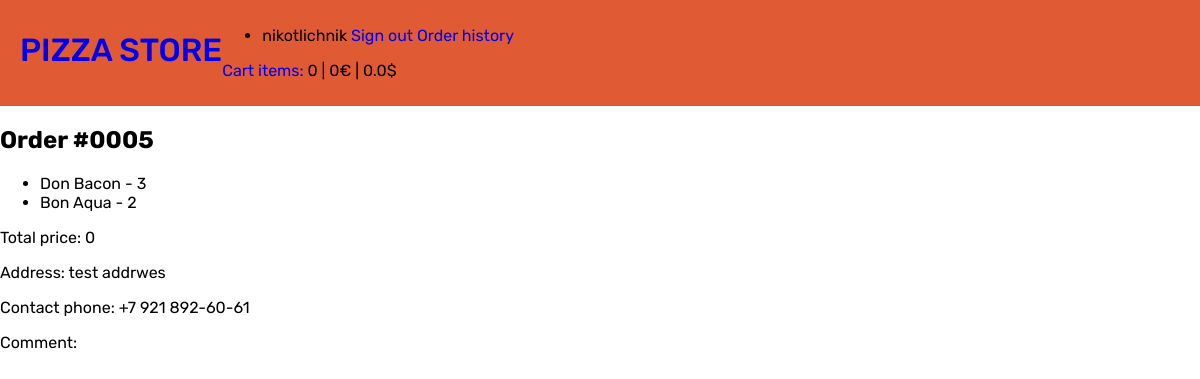
/orders/5 (signed in), run on the app's committed database.
### pizza_store_app/models.py (models this page shows, shortened)
class Order(models.Model):
    customer = models.ForeignKey(Customer, on_delete=models.CASCADE, verbose_name='Покупатель')
    date = models.DateTimeField(verbose_name='Дата', auto_now_add=True)
    address = models.TextField(verbose_name='Адрес доставки', max_length='1024')
    contact_phone = models.CharField(verbose_name='Контактный номер телефона', max_length=20)
    comment = models.TextField(verbose_name='Комментарий', max_length='1024')
    total_price = models.PositiveIntegerField(verbose_name='Итоговая цена в евро')
    class Meta:
        verbose_name = 'заказ'
        verbose_name_plural = 'заказы'

class OrderedItem(models.Model):
    order = models.ForeignKey(Order, on_delete=models.CASCADE, verbose_name='Заказ')
    product = models.ForeignKey(Product, on_delete=models.CASCADE, verbose_name='Продукт')
    quantity = models.PositiveIntegerField(verbose_name='Количество')
    price_per_item = models.PositiveIntegerField(verbose_name='Цена за шт.')
    class Meta:
        verbose_name = 'заказанный продукт'
        verbose_name_plural = 'заказанные продукты'

class Product(models.Model):
    name = models.CharField(verbose_name='Название', max_length=256)
    description = models.TextField(verbose_name='Описание', max_length=512)
    category = models.ForeignKey(Category, on_delete=models.SET_NULL, verbose_name='Категория продукта', null=True,
                                 blank=True)
    image = models.CharField(verbose_name='Файл с изображением', max_length=512)
    price = models.PositiveIntegerField(verbose_name='Цена в евро')
    class Meta:
        verbose_name = 'продукт'
        verbose_name_plural = 'продукты'

### pizza_store_app/views.py (the view)
# urls.py: path('orders/<int:order_id>', views.order_details, name='order_details'),
@login_required()
def order_details(request, order_id):
    order = get_object_or_404(Order, pk=order_id, customer=request.user.customer)
    context = {
        'cart_info': get_user_cart_info(request.user),
        'order': order,
    }
    return render(request, 'pizza_store_app/order_detail.html', context)

### pizza_store_app/views.py (called while the page is built)
def get_usd_price(eur_price):
    return round(eur_price / DOLLAR_TO_EURO_RATE, 2)

### pizza_store_app/templates/pizza_store_app/order_detail.html
{% extends 'base.html' %}
{% block content %}
    <h2>Order #{{ order.id | stringformat:"04d" }}</h2>
                        <ul>
                        {% for ordered_item in order.ordereditem_set.all %}
                            <li>{{ ordered_item.product.name }} - {{ ordered_item.quantity }}</li>
                        {% endfor %}
                    </ul>
    <p>Total price: {{ order.total_price }}</p>
    <p>Address: {{ order.address }}</p>
    <p>Contact phone: {{ order.contact_phone }}</p>
    <p>Comment: {{ order.comment }}</p>
{% endblock %}

### templates/base.html (shortened to what this page needs)
{% load static %}
<!DOCTYPE html>
<html lang="en">
<head>
    <link rel="stylesheet" href="{% static 'css/style.css' %}">
</head>
<body>
<header class="page-header">
    <h1 class="page-header__title"><a href="{% url 'pizza_store_app:catalog' %}">PIZZA STORE</a></h1>
    <nav class="page-header__nav auth-nav">
        <ul class="auth-nav__list">
            {% if user.username %}
                <li class="auth-nav__item">
                    <span class="auth-nav__username">{{ user.username }}</span>
                    <a class="auth-nav__link" href="{% url 'loginsys_app:logout' %}">Sign out</a>
                    <a class="auth-nav__link" href="{% url 'pizza_store_app:order_history' %}">Order history</a>
                </li>
            {% endif %}
        </ul>
        <p><a href="{% url 'pizza_store_app:cart' %}">Cart items:</a> {{ cart_info.counter }} | {{ cart_info.cart_total_eur }}€ | {{ cart_info.cart_total_usd }}$</p>
    </nav>
</header>
<main class="content">
    {% block content %}{% endblock %}
</main>
</body>
</html>

### static/css/style.css (style rules this page uses)
:root { --orange: #e05b33; --darkorange: #ca4b26; --darkorange-opacity: rgba(202, 75, 38, 0.85); }
body { display: grid; grid-template-areas: 'header' 'content' 'footer'; margin: 0; font-family: 'Rubik', sans-serif; }
a { text-decoration: none; }
.page-header { display: flex; padding: 10px 20px; background-color: var(--orange); }
.page-header__title { color: white; font-weight: 500; }

### data on the page
Order: id "0005", total_price "0", address "test addrwes", contact_phone "+7 921 892-60-61"
OrderedItem: product.name "Don Bacon", quantity "3"
OrderedItem: product.name "Bon Aqua", quantity "2"

### other printed values
{{ user.username }} "nikotlichnik"
{{ cart_info.counter }} "0"
{{ cart_info.cart_total_eur }} "0"
{{ cart_info.cart_total_usd }} "0.0"
